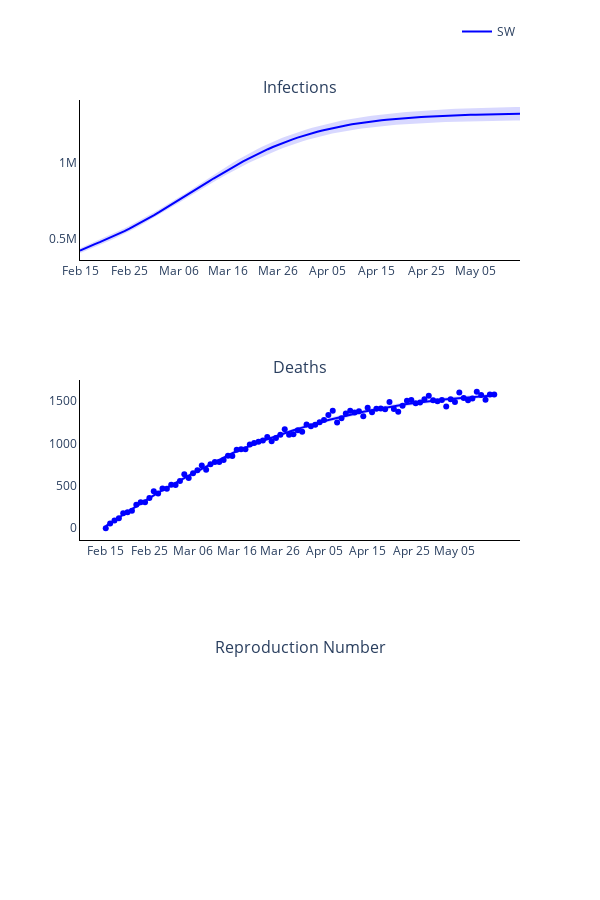

This figure's notebook cell:
### Markdown cell above
### Plot observed versus predicted using model with inferred parameters

### Code cell
# Trace names - represent the solver used for the simulation
trace_name = regions
titles = ['Infections', 'Deaths', 'Reproduction Number']

fig = go.Figure()
fig = make_subplots(rows=len(titles), cols=1, subplot_titles=tuple(titles), horizontal_spacing = 0.15)

# Plot (continuous predicted timeline and pointwise observed numbers each day)
for r, region in enumerate(regions):
    # Plot of infections
    fig.add_trace(
        go.Scatter(
            x=times,
            y=new_infec_mean[r].tolist(),
            mode='lines',
            name=trace_name[r],
            line_color=colours[r]
        ),
        row= 1,
        col= 1
    )

    fig.add_trace(
        go.Scatter(
            x=times + times[::-1],
            y=new_infec_upper[r].tolist() + new_infec_lower[r].tolist()[::-1],
            fill='toself',
            fillcolor=colours[r],
            line_color=colours[r],
            opacity=0.15,
            mode='lines',
            showlegend=False,
            name=trace_name[r]
        ),
        row= 1,
        col= 1
    )

    # fig.add_trace(
    #     go.Scatter(
    #         x=serology_times,
    #         y=np.sum(np.multiply(np.nan_to_num(np.divide(positives_data[r], tests[r])), susceptibles[r]), axis=1).tolist(),
    #         mode='markers',
    #         name=trace_name[r],
    #         showlegend=False,
    #         line_color=colours[r]
    #     ),
    #     row= 1,
    #     col= 1
    # )

    # Plot deaths
    fig.add_trace(
        go.Scatter(
            x=times,
            y=deaths_mean[r].tolist(),
            mode='lines',
            name=trace_name[r],
            showlegend=False,
            line_color=colours[r]
        ),
        row= 2,
        col= 1
    )

    fig.add_trace(
        go.Scatter(
            x=times + times[::-1],
            y=deaths_upper[r].tolist() + deaths_lower[r].tolist()[::-1],
            fill='toself',
            fillcolor=colours[r],
            line_color=colours[r],
            opacity=0.15,
            mode='lines',
            showlegend=False,
            name=trace_name[r]
        ),
        row= 2,
        col= 1
    )

    fig.add_trace(
        go.Scatter(
            x=times,
            y=np.sum(deaths_data[r], axis=1).tolist(),
            mode='markers',
            name=trace_name[r],
            showlegend=False,
            line_color=colours[r]
        ),
        row= 2,
        col= 1
    )

    # Plot reproduction number
    # fig.add_trace(
    #     go.Scatter(
    #         x=times,
    #         y=reprod_num_mean[r].tolist(),
    #         mode='lines',
    #         name=trace_name[r],
    #         showlegend=False,
    #         line_color=colours[r]
    #     ),
    #     row= 3,
    #     col= 1
    # )

    # fig.add_trace(
    #     go.Scatter(
    #         x=times + times[::-1],
    #         y=reprod_num_upper[r].tolist() + reprod_num_lower[r].tolist()[::-1],
    #         fill='toself',
    #         fillcolor=colours[r],
    #         line_color=colours[r],
    #         opacity=0.15,
    #         mode='lines',
    #         showlegend=False,
    #         name=trace_name[r]
    #     ),
    #     row= 3,
    #     col= 1
    # )

# Add axis labels
fig.update_layout(
    width=600, 
    height=900,
    plot_bgcolor='white',
    xaxis=dict(
        linecolor='black',
        tickvals=np.arange(1, 90, 10).tolist(),
        ticktext=['Feb 15', 'Feb 25', 'Mar 06', 'Mar 16', 'Mar 26', 'Apr 05', 'Apr 15', 'Apr 25', 'May 05', 'May 15']),
    yaxis=dict(linecolor='black'),
    xaxis2=dict(
        linecolor='black',
        tickvals=np.arange(1, 90, 10).tolist(),
        ticktext=['Feb 15', 'Feb 25', 'Mar 06', 'Mar 16', 'Mar 26', 'Apr 05', 'Apr 15', 'Apr 25', 'May 05', 'May 15']),
    yaxis2=dict(linecolor='black'),
    xaxis3=dict(
        linecolor='black',
        tickvals=np.arange(1, 90, 10).tolist(),
        ticktext=['Feb 15', 'Feb 25', 'Mar 06', 'Mar 16', 'Mar 26', 'Apr 05', 'Apr 15', 'Apr 25', 'May 05', 'May 15']),
    yaxis3=dict(linecolor='black'),
    legend=dict(
        orientation='h',
        yanchor="bottom",
        y=1.075,
        xanchor="right",
        x=1)
    )

fig.write_image('images/Figure-3-synthetic.pdf')
fig.show()

### Figure 1 — Plotly figure (JSON) as saved in the notebook; plotly's stock layout.template omitted (floating-point values rounded to 4 significant figures; data arrays with more than 128 entries replaced by an {"elided": "..."} marker saying what was removed)
{"data": [{"line": {"color": "blue"}, "mode": "lines", "name": "SW", "type": "scatter", "x": [1, 2, 3, 4, 5, 6, 7, 8, 9, 10, 11, 12, 13, 14, 15, 16, 17, 18, 19, 20, 21, 22, 23, 24, 25, 26, 27, 28, 29, 30, 31, 32, 33, 34, 35, 36, 37, 38, 39, 40, 41, 42, 43, 44, 45, 46, 47, 48, 49, 50, 51, 52, 53, 54, 55, 56, 57, 58, 59, 60, 61, 62, 63, 64, 65, 66, 67, 68, 69, 70, 71, 72, 73, 74, 75, 76, 77, 78, 79, 80, 81, 82, 83, 84, 85, 86, 87, 88, 89, 90], "xaxis": "x", "y": [423400.0, 439100.0, 452900.0, 466100.0, 479300.0, 492900.0, 506900.0, 521500.0, 536700.0, 552400.0, 568800.0, 585600.0, 603000.0, 620900.0, 639300.0, 658000.0, 677000.0, 696600.0, 716400.0, 736300.0, 756400.0, 776700.0, 797300.0, 817700.0, 838100.0, 858300.0, 878600.0, 898600.0, 918300.0, 937600.0, 956700.0, 975500.0, 993700.0, 1011000.0, 1028000.0, 1045000.0, 1061000.0, 1077000.0, 1092000.0, 1106000.0, 1120000.0, 1133000.0, 1145000.0, 1157000.0, 1168000.0, 1179000.0, 1189000.0, 1198000.0, 1207000.0, 1215000.0, 1223000.0, 1231000.0, 1237000.0, 1244000.0, 1250000.0, 1256000.0, 1261000.0, 1266000.0, 1270000.0, 1275000.0, 1279000.0, 1282000.0, 1286000.0, 1289000.0, 1292000.0, 1295000.0, 1297000.0, 1300000.0, 1302000.0, 1304000.0, 1306000.0, 1308000.0, 1310000.0, 1311000.0, 1313000.0, 1314000.0, 1315000.0, 1316000.0, 1318000.0, 1319000.0, 1320000.0, 1320000.0, 1321000.0, 1322000.0, 1323000.0, 1324000.0, 1324000.0, 1325000.0, 1325000.0, 1326000.0], "yaxis": "y"}, {"fill": "toself", "fillcolor": "blue", "line": {"color": "blue"}, "mode": "lines", "name": "SW", "opacity": 0.15, "showlegend": false, "type": "scatter", "x": {"elided": "180 int values"}, "xaxis": "x", "y": {"elided": "180 float values"}, "yaxis": "y"}, {"line": {"color": "blue"}, "mode": "lines", "name": "SW", "showlegend": false, "type": "scatter", "x": [1, 2, 3, 4, 5, 6, 7, 8, 9, 10, 11, 12, 13, 14, 15, 16, 17, 18, 19, 20, 21, 22, 23, 24, 25, 26, 27, 28, 29, 30, 31, 32, 33, 34, 35, 36, 37, 38, 39, 40, 41, 42, 43, 44, 45, 46, 47, 48, 49, 50, 51, 52, 53, 54, 55, 56, 57, 58, 59, 60, 61, 62, 63, 64, 65, 66, 67, 68, 69, 70, 71, 72, 73, 74, 75, 76, 77, 78, 79, 80, 81, 82, 83, 84, 85, 86, 87, 88, 89, 90], "xaxis": "x2", "y": [24.62, 55.97, 89.77, 124.4, 159.1, 193.5, 227.5, 260.8, 293.6, 325.7, 357.2, 388.1, 418.5, 448.4, 477.8, 506.7, 535.3, 563.5, 591.4, 619.0, 646.3, 673.4, 700.2, 726.8, 753.3, 779.5, 805.6, 831.6, 857.3, 883.0, 906.6, 929.0, 950.5, 971.3, 991.4, 1011.0, 1030.0, 1049.0, 1067.0, 1085.0, 1103.0, 1120.0, 1137.0, 1154.0, 1170.0, 1186.0, 1201.0, 1216.0, 1231.0, 1246.0, 1260.0, 1274.0, 1287.0, 1300.0, 1313.0, 1325.0, 1337.0, 1349.0, 1360.0, 1371.0, 1381.0, 1392.0, 1402.0, 1411.0, 1420.0, 1429.0, 1438.0, 1446.0, 1454.0, 1462.0, 1469.0, 1477.0, 1483.0, 1490.0, 1496.0, 1502.0, 1508.0, 1514.0, 1519.0, 1524.0, 1529.0, 1534.0, 1538.0, 1542.0, 1546.0, 1550.0, 1554.0, 1558.0, 1561.0, 1564.0], "yaxis": "y2"}, {"fill": "toself", "fillcolor": "blue", "line": {"color": "blue"}, "mode": "lines", "name": "SW", "opacity": 0.15, "showlegend": false, "type": "scatter", "x": {"elided": "180 int values"}, "xaxis": "x2", "y": {"elided": "180 float values"}, "yaxis": "y2"}, {"line": {"color": "blue"}, "mode": "markers", "name": "SW", "showlegend": false, "type": "scatter", "x": [1, 2, 3, 4, 5, 6, 7, 8, 9, 10, 11, 12, 13, 14, 15, 16, 17, 18, 19, 20, 21, 22, 23, 24, 25, 26, 27, 28, 29, 30, 31, 32, 33, 34, 35, 36, 37, 38, 39, 40, 41, 42, 43, 44, 45, 46, 47, 48, 49, 50, 51, 52, 53, 54, 55, 56, 57, 58, 59, 60, 61, 62, 63, 64, 65, 66, 67, 68, 69, 70, 71, 72, 73, 74, 75, 76, 77, 78, 79, 80, 81, 82, 83, 84, 85, 86, 87, 88, 89, 90], "xaxis": "x2", "y": [0, 55, 92, 117, 176, 189, 207, 276, 306, 307, 357, 437, 410, 467, 465, 513, 509, 555, 636, 591, 647, 683, 740, 689, 753, 780, 779, 804, 854, 851, 924, 931, 931, 987, 1005, 1019, 1034, 1074, 1023, 1062, 1100, 1165, 1102, 1107, 1155, 1135, 1221, 1200, 1218, 1247, 1275, 1333, 1384, 1246, 1295, 1352, 1384, 1364, 1376, 1319, 1420, 1367, 1406, 1410, 1401, 1486, 1403, 1372, 1443, 1501, 1511, 1472, 1480, 1519, 1559, 1506, 1494, 1510, 1432, 1519, 1485, 1598, 1534, 1508, 1529, 1607, 1569, 1514, 1576, 1576], "yaxis": "y2"}], "layout": {"annotations": [{"font": {"size": 16}, "showarrow": false, "text": "Infections", "x": 0.5, "xanchor": "center", "xref": "paper", "y": 1, "yanchor": "bottom", "yref": "paper"}, {"font": {"size": 16}, "showarrow": false, "text": "Deaths", "x": 0.5, "xanchor": "center", "xref": "paper", "y": 0.6111, "yanchor": "bottom", "yref": "paper"}, {"font": {"size": 16}, "showarrow": false, "text": "Reproduction Number", "x": 0.5, "xanchor": "center", "xref": "paper", "y": 0.2222, "yanchor": "bottom", "yref": "paper"}], "height": 900, "legend": {"orientation": "h", "x": 1, "xanchor": "right", "y": 1.075, "yanchor": "bottom"}, "plot_bgcolor": "white", "width": 600, "xaxis": {"anchor": "y", "domain": [0, 1], "linecolor": "black", "ticktext": ["Feb 15", "Feb 25", "Mar 06", "Mar 16", "Mar 26", "Apr 05", "Apr 15", "Apr 25", "May 05", "May 15"], "tickvals": [1, 11, 21, 31, 41, 51, 61, 71, 81]}, "xaxis2": {"anchor": "y2", "domain": [0, 1], "linecolor": "black", "ticktext": ["Feb 15", "Feb 25", "Mar 06", "Mar 16", "Mar 26", "Apr 05", "Apr 15", "Apr 25", "May 05", "May 15"], "tickvals": [1, 11, 21, 31, 41, 51, 61, 71, 81]}, "xaxis3": {"anchor": "y3", "domain": [0, 1], "linecolor": "black", "ticktext": ["Feb 15", "Feb 25", "Mar 06", "Mar 16", "Mar 26", "Apr 05", "Apr 15", "Apr 25", "May 05", "May 15"], "tickvals": [1, 11, 21, 31, 41, 51, 61, 71, 81]}, "yaxis": {"anchor": "x", "domain": [0.7778, 1], "linecolor": "black"}, "yaxis2": {"anchor": "x2", "domain": [0.3889, 0.6111], "linecolor": "black"}, "yaxis3": {"anchor": "x3", "domain": [0, 0.2222], "linecolor": "black"}}}
